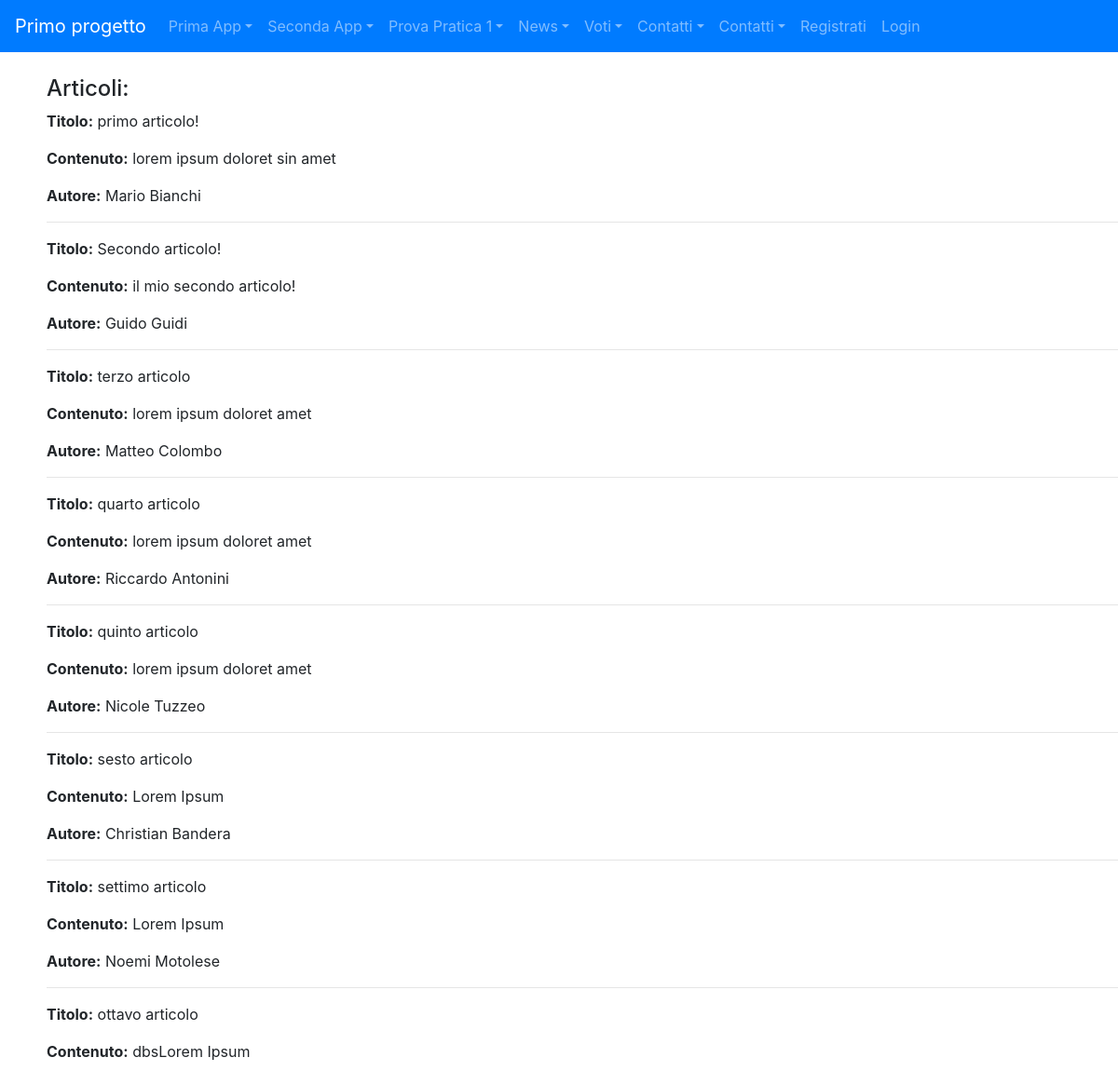
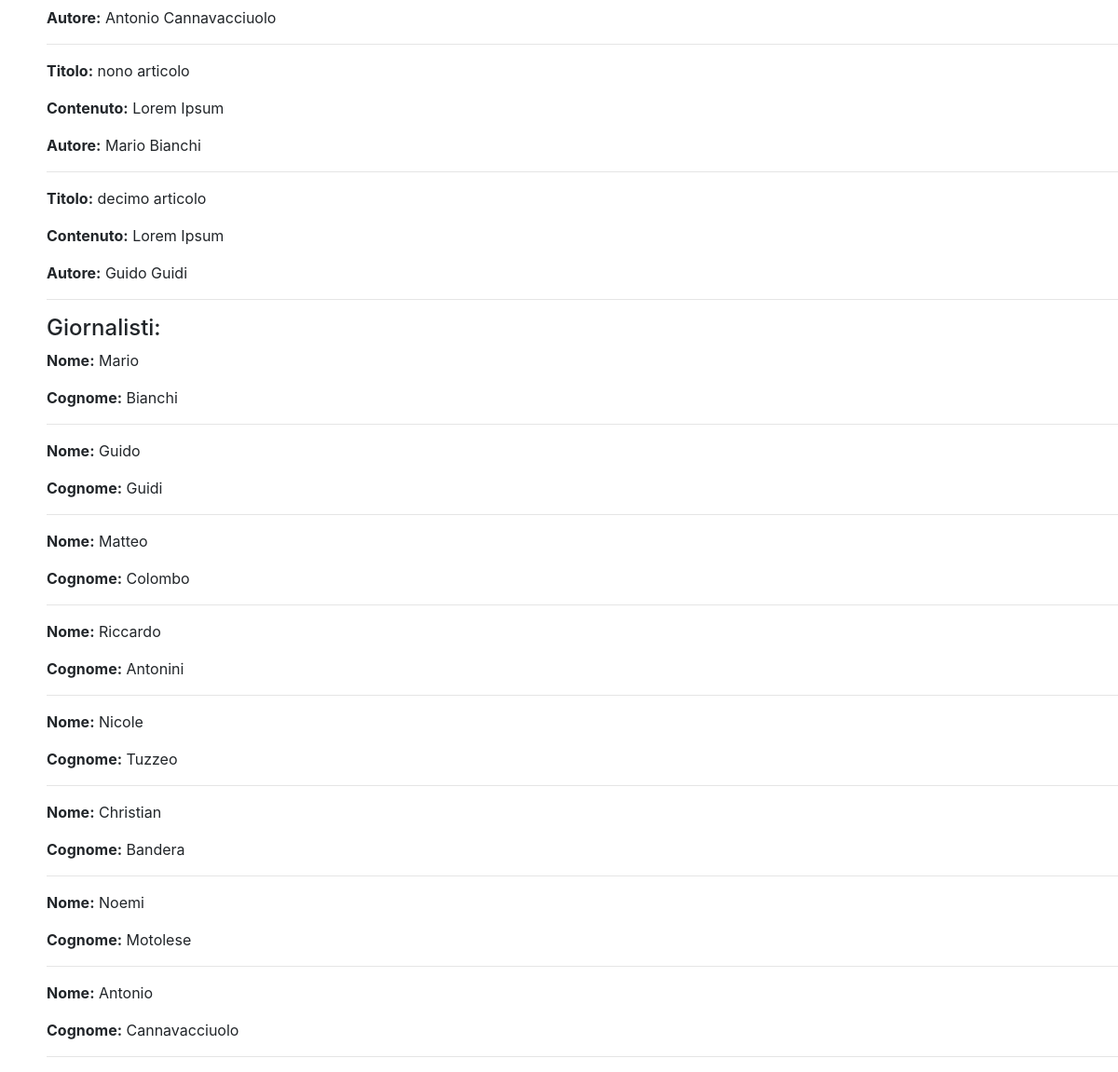
Page /news/ on the committed database (2 pictures, top to bottom).
### news/models.py (models this page shows)
class Articolo(models.Model):
    titolo=models.CharField(max_length=100)
    contenuto=models.TextField()
    giornalista=models.ForeignKey(Giornalista, on_delete=models.CASCADE, related_name="articoli")
    data=models.DateField(blank=True)
    visualizzazioni=models.IntegerField(default=0, blank=True)
    def __str__(self):
        return self.titolo
    class Meta:
        verbose_name="Articolo"
        verbose_name_plural="Articoli"

class Giornalista(models.Model):
    nome=models.CharField(max_length=20)
    cognome=models.CharField(max_length=20)
    anno_di_nascita=models.DateField(blank=True)
    def __str__(self):
        return self.nome +" "+self.cognome
    class Meta:
        verbose_name="Giornalista"
        verbose_name_plural="Giornalisti"

### news/views.py (the view)
# urls.py: path('', home, name='homepage'),
def home(request):
    articoli = Articolo.objects.all()
    giornalisti = Giornalista.objects.all()
    context = {"articoli": articoli, "giornalisti" : giornalisti}
    print(context)
    return render(request, "news/homepage.html", context)

### news/templates/news/homepage.html (shortened to what this page needs)
{% extends "base.html" %}
{% block content %}
    <h4>Articoli:</h4>
    {% for articolo in articoli %}
        <p><strong>Titolo:</strong> {{ articolo.titolo }}</p>
        <p><strong>Contenuto:</strong> {{ articolo.contenuto }}</p>
        <p><strong>Autore:</strong> {{ articolo.giornalista }}</p>
        <hr>
    {% endfor %}
    <h4>Giornalisti:</h4>
    {% for giornalista in giornalisti %}
        <p><strong>Nome:</strong> {{ giornalista.nome }}</p>
        <p><strong>Cognome:</strong> {{ giornalista.cognome }}</p>
        <hr>
    {% endfor %}
{% endblock content %}

### rows in the picture
Articolo: titolo "primo articolo!", contenuto "lorem ipsum doloret sin amet", giornalista "Mario Bianchi"
Articolo: titolo "Secondo articolo!", contenuto "il mio secondo articolo!", giornalista "Guido Guidi"
Articolo: titolo "terzo articolo", contenuto "lorem ipsum doloret amet", giornalista "Matteo Colombo"
Articolo: titolo "quarto articolo", contenuto "lorem ipsum doloret amet", giornalista "Riccardo Antonini"
Articolo: titolo "quinto articolo", contenuto "lorem ipsum doloret amet", giornalista "Nicole Tuzzeo"
Articolo: titolo "sesto articolo", contenuto "Lorem Ipsum", giornalista "Christian Bandera"
Articolo: titolo "settimo articolo", contenuto "Lorem Ipsum", giornalista "Noemi Motolese"
Articolo: titolo "ottavo articolo", contenuto "dbsLorem Ipsum", giornalista "Antonio Cannavacciuolo"
Articolo: titolo "nono articolo", contenuto "Lorem Ipsum", giornalista "Mario Bianchi"
Articolo: titolo "decimo articolo", contenuto "Lorem Ipsum", giornalista "Guido Guidi"
Giornalista: nome "Mario", cognome "Bianchi"
Giornalista: nome "Guido", cognome "Guidi"
Giornalista: nome "Matteo", cognome "Colombo"
Giornalista: nome "Riccardo", cognome "Antonini"
Giornalista: nome "Nicole", cognome "Tuzzeo"
Giornalista: nome "Christian", cognome "Bandera"
Giornalista: nome "Noemi", cognome "Motolese"
Giornalista: nome "Antonio", cognome "Cannavacciuolo"
